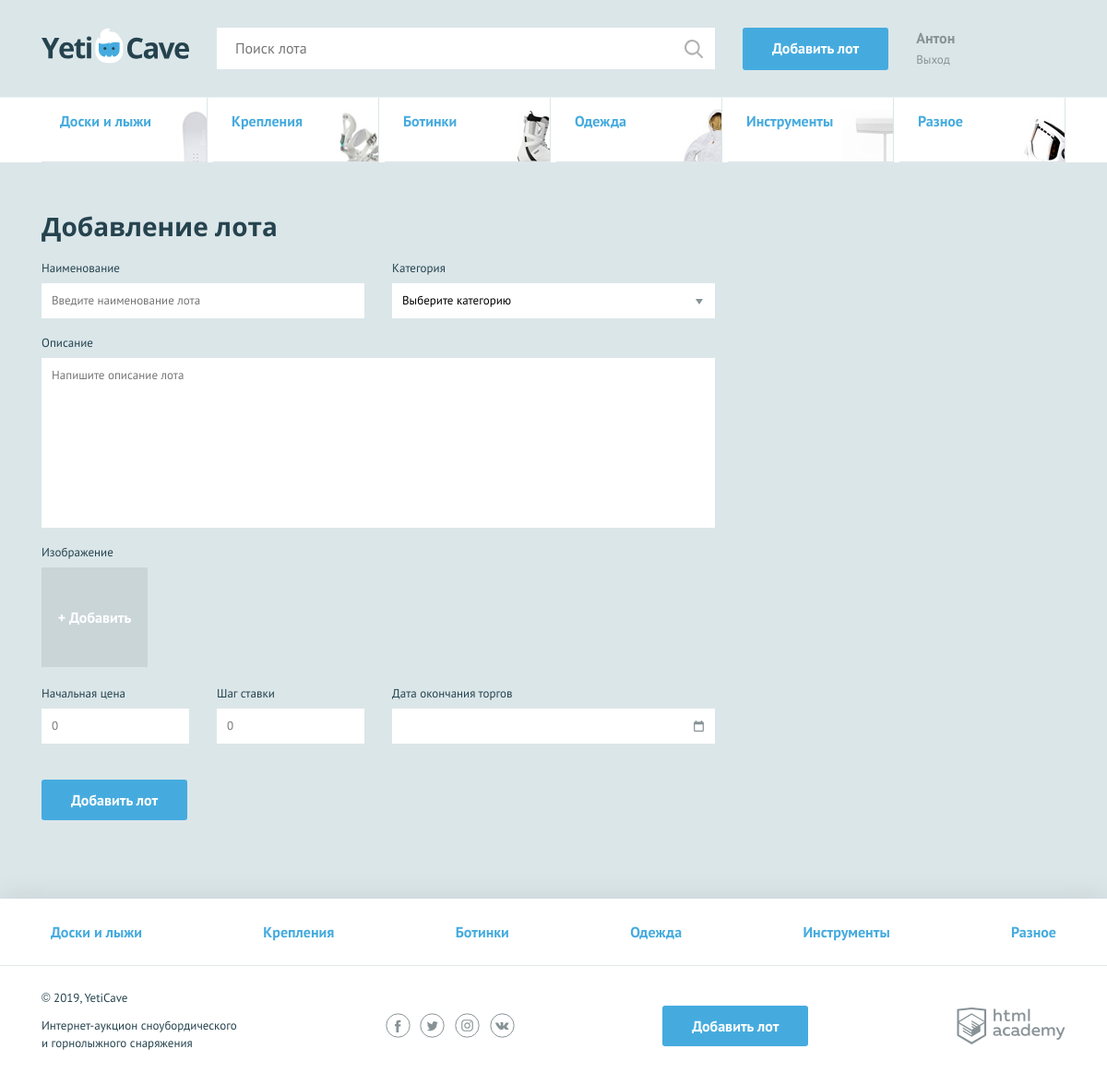
The page /add.php (signed in) on the database its author committed.
### tables this page shows
CREATE TABLE categories (
  id INT AUTO_INCREMENT PRIMARY KEY,
  title_category CHAR(100) UNIQUE NOT NULL,
  alias CHAR(50) NOT NULL
);

### functions.php (called while the page is built, shortened)
<?php
function include_template ($name, $data) {
    $name = 'templates/' . $name;
    extract($data);
    require $name;
    return ob_get_clean();
};
function db_get_prepare_stmt ($link, $sql, $data = []) {
    $stmt = mysqli_prepare($link, $sql);
    return $stmt;
};
function db_fetch_data ($link, $sql, $data = []) {
    $stmt = db_get_prepare_stmt($link, $sql, $data);
    mysqli_stmt_execute($stmt);
    if ($res = mysqli_stmt_get_result($stmt)) {
        return mysqli_fetch_all($res, MYSQLI_ASSOC);
    }
}

### config.php (called while the page is built, shortened)
<?php
$is_auth = !empty($_SESSION["user"]);
if ($is_auth) {
    $username = $_SESSION["user"]["name"];
}

### templates/add.php (the view, shortened to what this page needs)
<main>
    <nav class="nav">
        <ul class="nav__list container">
            <?php foreach ($categories as $category): ?>
                <li class="promo__item promo__item--<?= htmlspecialchars($category["alias"]); ?>">
                    <a class="promo__link" href="index.php?category=<?= htmlspecialchars($category["alias"]); ?>"><?= htmlspecialchars($category["title_category"]); ?></a>
                </li>
            <?php endforeach; ?>
        </ul>
    </nav>
    <form class="form form--add-lot container form--invalid" action="add.php" method="post" enctype="multipart/form-data">
        <h2>Добавление лота</h2>
        <div class="form__container-two">
            <div class="form__item <?= isset($errors["lot-name"]) ? "form__item--invalid" : ""; ?>">
                <label for="lot-name">Наименование</label>
                <input id="lot-name" type="text" name="lot-name" placeholder="Введите наименование лота" value="<?= !empty($_POST["lot-name"]) ? htmlspecialchars($_POST["lot-name"]) : ""; ?>" required>
            </div>
            <div class="form__item <?= isset($errors["category"]) ? "form__item--invalid" : ""; ?>">
                <label for="category">Категория</label>
                <select id="category" name="category" required>
                    <option value="">Выберите категорию</option>
                </select>
            </div>
        </div>
        <div class="form__item form__item--wide <?= isset($errors["message"]) ? "form__item--invalid" : ""; ?>">
            <label for="message">Описание</label>
            <textarea id="message" name="message" placeholder="Напишите описание лота" required><?= !empty($_POST["message"]) ? htmlspecialchars($_POST["message"]) : ""; ?></textarea>
        </div>
        <div class="form__item form__item--file">
            <label>Изображение</label>
            <div class="form__input-file">
                <label for="photo2">
                <span>+ Добавить</span>
                </label>
            </div>
        </div>
        <div class="form__container-three">
            <div class="form__item form__item--small <?= isset($errors["lot-rate"]) ? "form__item--invalid" : ""; ?>">
                <label for="lot-rate">Начальная цена</label>
                <input id="lot-rate" type="number" name="lot-rate" placeholder="0" value="<?= !empty($_POST["lot-rate"]) ? htmlspecialchars($_POST["lot-rate"]) : ""; ?>" required>
            </div>
            <div class="form__item form__item--small <?= isset($errors["lot-step"]) ? "form__item--invalid" : ""; ?>">
                <label for="lot-step">Шаг ставки</label>
                <input id="lot-step" type="number" name="lot-step" placeholder="0" value="<?= !empty($_POST["lot-step"]) ? htmlspecialchars($_POST["lot-step"]) : ""; ?>" required>
            </div>
            <div class="form__item <?= isset($errors["lot-date"]) ? "form__item--invalid" : ""; ?>">
                <label for="lot-date">Дата окончания торгов</label>
                <input class="form__input-date" id="lot-date" name="lot-date" maxlength="10" value="<?= !empty($_POST["lot-date"]) ? htmlspecialchars($_POST["lot-date"]) : ""; ?>" required>
            </div>
        </div>
        <button type="submit" class="button">Добавить лот</button>
    </form>
</main>

### templates/layout.php (shortened to what this page needs)
<!DOCTYPE html>
<html lang="ru">
<head>
    <link href="css/normalize.min.css" rel="stylesheet">
    <link href="css/style.css" rel="stylesheet">
</head>
<body>
<div class="page-wrapper">
<header class="main-header">
    <div class="main-header__container container">
        <a class="main-header__logo">
            <img src="img/logo.svg" width="160" height="39" alt="Логотип компании YetiCave">
        </a>
        <form class="main-header__search" method="get" action="https://echo.htmlacademy.ru">
            <input type="search" name="search" placeholder="Поиск лота">
            <input class="main-header__search-btn" type="submit" name="find" value="Найти">
        </form>
        <a class="main-header__add-lot button" href="add.php">Добавить лот</a>
        <nav class="user-menu">
        <?php if ($is_auth): ?>
            <div class="user-menu__logged">
                <p><?= htmlspecialchars($username); ?></p>
                <p class="user-menu__item"><a href="logout.php">Выход</a></p>
            </div>
        <?php endif; ?>
        </nav>
    </div>
</header>
<?= $content; ?>
</div>
<footer class="main-footer">
    <nav class="nav">
        <ul class="nav__list container">
            <?php foreach ($categories as $alias => $category): ?>
                <li class="nav__item">
                    <a href="index.php?category=<?= htmlspecialchars($category["alias"]); ?>"><?= htmlspecialchars($category["title_category"]); ?></a>
                </li>
            <?php endforeach; ?>
        </ul>
    </nav>
    <div class="main-footer__bottom container">
        <div class="main-footer__copyright">
            <p>© 2019, YetiCave</p>
            <p>Интернет-аукцион сноубордического и горнолыжного снаряжения</p>
        </div>
        <div class="main-footer__social social">
            <a class="social__link social__link--facebook" href="#">
            </a>
            <a class="social__link social__link--twitter" href="#">
            </a>
            <a class="social__link social__link--instagram" href="#">
            </a>
            <a class="social__link social__link--vkontakte" href="#">
            </a>
        </div>
        <a class="main-footer__add-lot button" href="add.php">Добавить лот</a>
        <div class="main-footer__developed-by">
            <a class="logo-academy" href="https://htmlacademy.ru/intensive/php">
            </a>
        </div>
    </div>
</footer>
</body>
</html>

### rows shown on the page
categories: shows a picture, title_category "Доски и лыжи"
categories: shows a picture, title_category "Крепления"
categories: shows a picture, title_category "Ботинки"
categories: shows a picture, title_category "Одежда"
categories: shows a picture, title_category "Инструменты"
categories: shows a picture, title_category "Разное"

### other values the page prints
$username "Антон"
